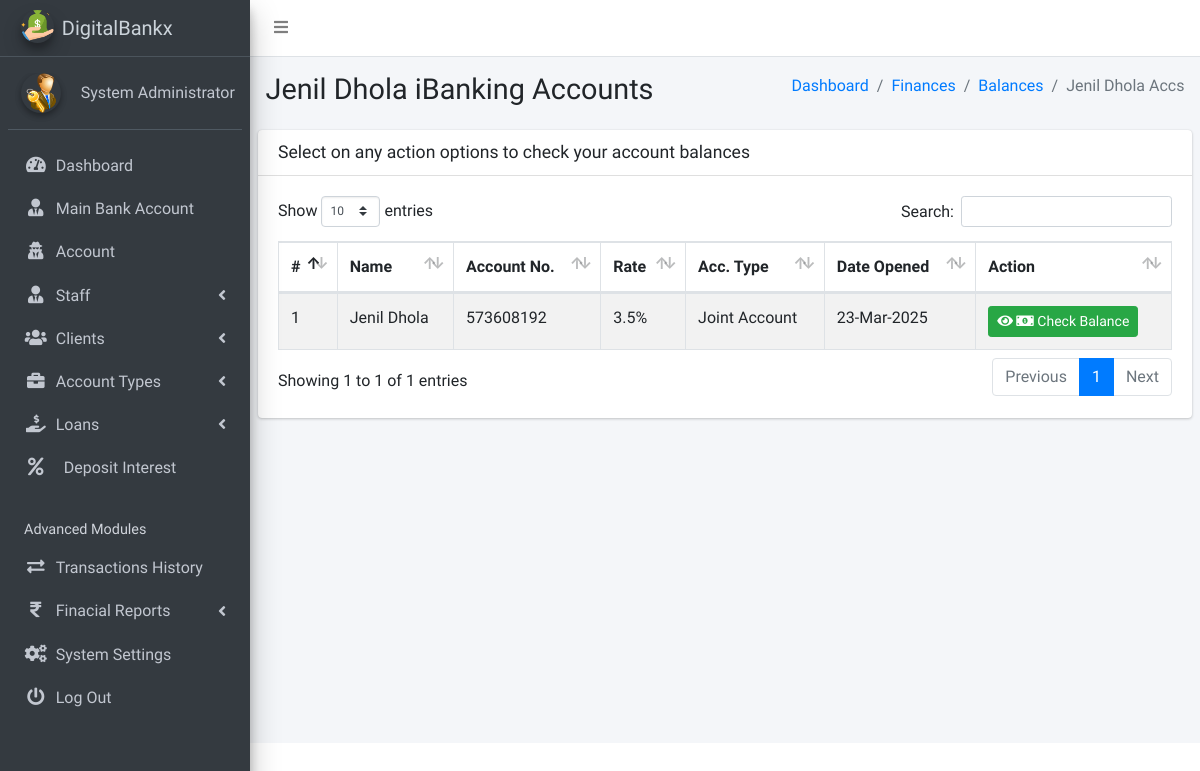
Before: /admin/pages_view_client_bank_acc.php?client_number=iBank-CLIENT-2438&client_id=11 (signed in) with the older database file.
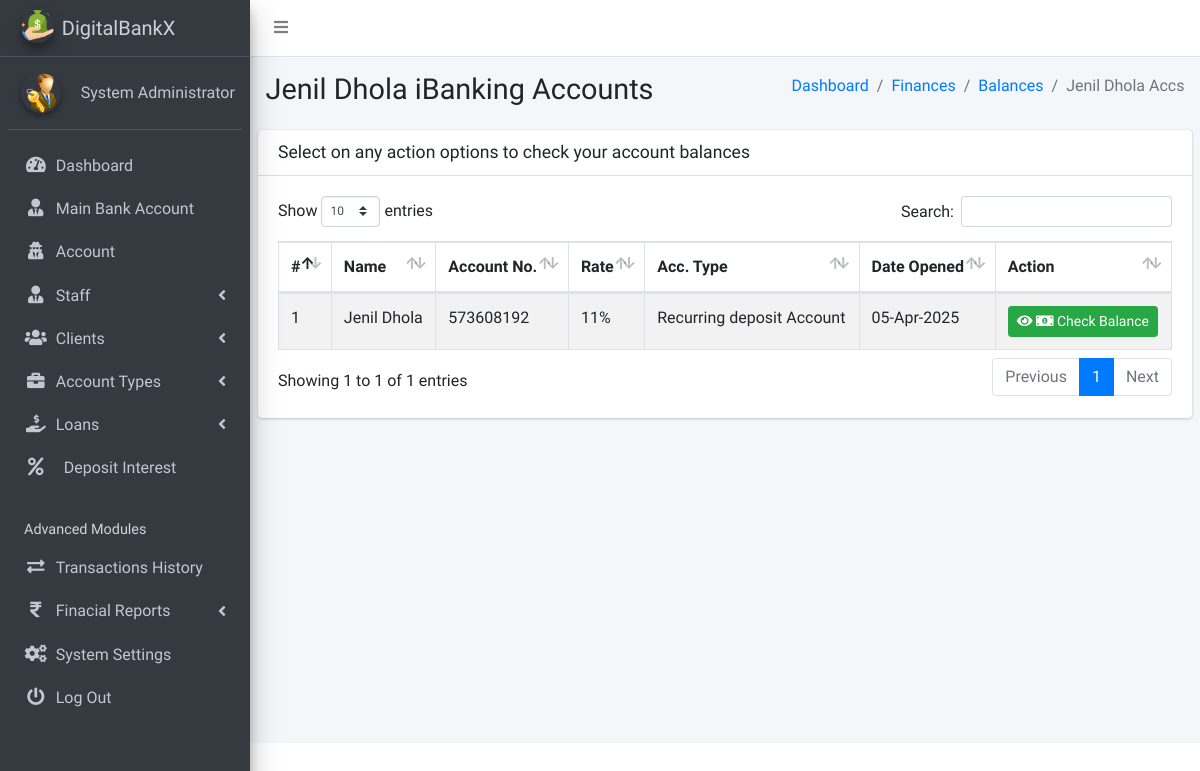
After: the same page with the newer database file.
### tables this page shows
CREATE TABLE `ib_systemsettings` (
  `id` int(20) NOT NULL,
  `sys_name` longtext NOT NULL,
  `sys_tagline` longtext NOT NULL,
  `sys_logo` varchar(200) NOT NULL,
  `is_active` tinyint(1) NOT NULL DEFAULT 1
);

CREATE TABLE `ib_admin` (
  `admin_id` int(11) NOT NULL,
  `name` varchar(200) NOT NULL,
  `email` varchar(200) NOT NULL,
  `number` varchar(200) NOT NULL,
  `password` varchar(200) NOT NULL,
  `profile_pic` varchar(200) NOT NULL,
  `is_active` tinyint(1) NOT NULL DEFAULT 1,
  `otp` varchar(6) DEFAULT NULL,
  `otp_expiry` datetime DEFAULT NULL
);

CREATE TABLE `ib_bankaccounts` (
  `account_id` int(20) NOT NULL,
  `acc_name` varchar(200) NOT NULL,
  `account_number` varchar(200) NOT NULL,
  `acc_type_id` int(11) DEFAULT NULL,
  `acc_amount` decimal(10,2) NOT NULL,
  `client_id` int(10) UNSIGNED DEFAULT NULL,
  `created_at` timestamp(6) NOT NULL DEFAULT current_timestamp(6) ON UPDATE current_timestamp(6),
  `is_active` tinyint(1) NOT NULL DEFAULT 1
);

CREATE TABLE `ib_clients` (
  `client_id` int(10) UNSIGNED NOT NULL,
  `name` varchar(200) NOT NULL,
  `phone` varchar(200) NOT NULL,
  `address` varchar(200) NOT NULL,
  `email` varchar(200) NOT NULL,
  `aadhar_number` varchar(12) NOT NULL,
  `pan_number` varchar(10) NOT NULL,
  `password` varchar(200) NOT NULL,
  `profile_pic` varchar(200) NOT NULL,
  `client_number` varchar(200) NOT NULL,
  `is_active` tinyint(1) NOT NULL DEFAULT 1,
  `otp` varchar(10) DEFAULT NULL,
  `otp_expiry` datetime DEFAULT NULL
);

CREATE TABLE `ib_acc_types` (
  `acctype_id` int(20) NOT NULL,
  `name` varchar(200) NOT NULL,
  `description` longtext NOT NULL,
  `rate` varchar(200) NOT NULL,
  `code` varchar(200) NOT NULL,
  `is_active` tinyint(1) NOT NULL DEFAULT 1,
  `min_balance` decimal(10,2) NOT NULL DEFAULT 0.00
);

### admin/pages_view_client_bank_acc.php (the view, shortened to what this page needs)
<?php
include('conf/checklogin.php');
?>
<!DOCTYPE html>
<html>
<?php include("dist/_partials/head.php"); ?>
<body class="hold-transition sidebar-mini layout-fixed layout-navbar-fixed">
    <div class="wrapper">
        <?php include("dist/_partials/nav.php"); ?>
        <?php include("dist/_partials/sidebar.php"); ?>
        <?php
        $client_id = $_GET['client_id'];
        $ret = "SELECT a.*, c.name
        FROM iB_bankAccounts a
        JOIN iB_clients c ON a.client_id = c.client_id
        WHERE a.client_id = ? ";
        $stmt = $mysqli->prepare($ret);
        $stmt->bind_param('i', $client_id);
        $stmt->execute();
        $res = $stmt->get_result();
        while ($row = $res->fetch_object()) {
        ?>
            <div class="content-wrapper">
                <section class="content-header">
                    <div class="container-fluid">
                        <div class="row mb-2">
                            <div class="col-sm-6">
                                <h1><?php echo $row->name; ?> iBanking Accounts</h1>
                            </div>
                            <div class="col-sm-6">
                                <ol class="breadcrumb float-sm-right">
                                    <li class="breadcrumb-item"><a href="pages_dashboard.php">Dashboard</a></li>
                                    <li class="breadcrumb-item"><a href="pages_balance_enquiries.php">Finances</a></li>
                                    <li class="breadcrumb-item"><a href="pages_balance_enquiries.php">Balances</a></li>
                                    <li class="breadcrumb-item active"><?php echo $row->name; ?> Accs</li>
                                </ol>
                            </div>
                        </div>
                    </div>
                </section>
                <section class="content">
                    <div class="row">
                        <div class="col-12">
                            <div class="card">
                                <div class="card-header">
                                    <h3 class="card-title">Select on any action options to check your account balances</h3>
                                </div>
                                <div class="card-body">
                                    <table id="example1" class="table table-hover table-bordered table-striped">
                                        <thead>
                                            <tr>
                                                <th>#</th>
                                                <th>Name</th>
                                                <th>Account No.</th>
                                                <th>Rate</th>
                                                <th>Acc. Type</th>
                                                <th>Date Opened</th>
                                                <th>Action</th>
                                            </tr>
                                        </thead>
                                        <tbody>
                                            <?php
                                            $client_id = $_GET['client_id'];
                                            $ret = "SELECT
    a.*,
    c.name AS client_name,
    at.name AS acc_type,  -- Fetch Account Type Name
    at.rate AS acc_rates  -- Fetch Interest Rate
FROM iB_bankAccounts a
JOIN iB_clients c ON a.client_id = c.client_id
JOIN ib_acc_types at ON a.acc_type_id = at.acctype_id  -- Join to get Account Type Name & Rate
WHERE a.client_id = ?";
                                            $stmt = $mysqli->prepare($ret);
                                            $stmt->bind_param('i', $client_id);
                                            $stmt->execute();
                                            $res = $stmt->get_result();
                                            $cnt = 1;
                                            while ($row = $res->fetch_object()) {
                                                $dateOpened = $row->created_at;
                                            ?>
                                                <tr>
                                                    <td><?php echo $cnt; ?></td>
                                                    <td><?php echo $row->acc_name; ?></td>
                                                    <td><?php echo $row->account_number; ?></td>
                                                    <td><?php echo $row->acc_rates; ?>%</td>
                                                    <td><?php echo $row->acc_type; ?></td>
                                                    <td><?php echo date("d-M-Y", strtotime($dateOpened)); ?></td>
                                                    <td>
                                                        <a class="btn btn-success btn-sm" href="pages_check_client_acc_balance.php?account_id=<?php echo $row->account_id; ?>&acccount_number=<?php echo $row->account_number; ?>">
                                                            <i class="fas fa-eye"></i>
                                                            <i class="fas fa-money-bill-alt"></i>
                                                            Check Balance
                                                        </a>
                                                    </td>
                                                </tr>
                                            <?php $cnt = $cnt + 1;
                                            } ?>
                                    </table>
                                </div>
                            </div>
                        </div>
                    </div>
                </section>
            </div>
        <?php } ?>
    </div>
</body>
</html>

### admin/dist/_partials/head.php (shortened to what this page needs)
<?php
$ret = "SELECT * FROM `iB_SystemSettings` ";
$stmt = $mysqli->prepare($ret);
$stmt->execute();
$res = $stmt->get_result();
while ($sys = $res->fetch_object()) {
?>
    <head>
        <link rel="stylesheet" href="plugins/overlayScrollbars/css/OverlayScrollbars.min.css">
        <link rel="stylesheet" href="plugins/fontawesome-free/css/all.min.css">
        <link rel="stylesheet" href="https://code.ionicframework.com/ionicons/2.0.1/css/ionicons.min.css">
        <link rel="stylesheet" href="plugins/icheck-bootstrap/icheck-bootstrap.min.css">
        <link rel="stylesheet" href="dist/css/adminlte.min.css">
        <link rel="stylesheet" href="plugins/datatables-bs4/css/dataTables.bootstrap4.css">
        <link rel="stylesheet" type="text/css" href="plugins/datatable/custom_dt_html5.css">
    </head>
<?php } ?>

### admin/dist/_partials/nav.php (shortened to what this page needs)
<nav class="main-header navbar navbar-expand navbar-white navbar-light">
    <ul class="navbar-nav">
        <li class="nav-item">
            <a class="nav-link" data-widget="pushmenu" href="#" role="button"><i class="fas fa-bars"></i></a>
        </li>
    </ul>
</nav>

### admin/dist/_partials/sidebar.php (shortened to what this page needs)
<aside class="main-sidebar sidebar-dark-primary elevation-4">
    <?php
    $admin_id = $_SESSION['admin_id'];
    $query = "SELECT * FROM iB_admin WHERE admin_id = ?";
    $stmt = $mysqli->prepare($query);
    $stmt->bind_param('i', $admin_id);
    $stmt->execute();
    $res = $stmt->get_result();
    while ($row = $res->fetch_object()) {
        $profile_picture = $row->profile_pic
            ? "<img src='../admin/dist/img/$row->profile_pic' class='img-fluid rounded-circle elevation-2' alt='User Image' style='width: 40px; height: 40px; object-fit: cover;'>"
            : "<img src='../admin/dist/img/user_icon.png' class='img-fluid rounded-circle elevation-2' alt='User Image' style='width: 40px; height: 40px; object-fit: cover;'>";
        $sys_query = "SELECT * FROM iB_SystemSettings";
        $stmt = $mysqli->prepare($sys_query);
        $stmt->execute();
        $sys_res = $stmt->get_result();
        while ($sys = $sys_res->fetch_object()) {
            ?>
            <a href="pages_dashboard.php" class="brand-link text-light">
                <img src="dist/img/<?php echo $sys->sys_logo; ?>" alt="Logo" class="brand-image img-circle elevation-3">
                <span class="brand-text font-weight-light"><?php echo $sys->sys_name; ?></span>
            </a>
            <div class="sidebar">
                <div class="user-panel mt-3 pb-3 mb-3 d-flex align-items-center">
                    <div class="image"><?php echo $profile_picture; ?></div>
                    <div class="info">
                        <a href="#" class="d-block"><?php echo $row->name; ?></a>
                    </div>
                </div>
                <nav class="mt-2">
                    <ul class="nav nav-pills nav-sidebar flex-column" data-widget="treeview" role="menu">
                        <li class="nav-item">
                            <a href="pages_dashboard.php" class="nav-link">
                                <i class="nav-icon fas fa-tachometer-alt"></i>
                                <p>Dashboard</p>
                            </a>
                        </li>
   <li class="nav-item">
            <a href="pages_bank_main_account.php" class="nav-link">
              <i class="nav-icon fas fa-user-tie"></i>
              <p>Main Bank Account</p>
            </a>
          </li>
                        <li class="nav-item">
                            <a href="pages_account.php" class="nav-link">
                                <i class="nav-icon fas fa-user-secret"></i>
                                <p>Account</p>
                            </a>
                        </li>
                        <li class="nav-item has-treeview">
                            <a href="#" class="nav-link">
                                <i class="nav-icon fas fa-user-tie"></i>
                                <p>Staff <i class="fas fa-angle-left right"></i></p>
                            </a>
                        </li>
                        <li class="nav-item has-treeview">
                            <a href="#" class="nav-link">
                                <i class="nav-icon fas fa-users"></i>
                                <p>Clients <i class="fas fa-angle-left right"></i></p>
                            </a>
                        </li>
                        <li class="nav-item has-treeview">
                            <a href="#" class="nav-link">
                                <i class="nav-icon fas fa-briefcase"></i>
                                <p>Account Types <i class="fas fa-angle-left right"></i></p>
                            </a>
                        </li>
                        <li class="nav-item has-treeview">
                            <a href="#" class="nav-link">
                                <i class="nav-icon fas fa-hand-holding-usd"></i>
                                <p>
                                    Loans
                                    <i class="fas fa-angle-left right"></i>
                                </p>
                            </a>
                        </li>
                        <li class="nav-item">
                            <a href="deposit_interest.php" class="nav-link">
                                <i class="nav-icon fas fa-percent"></i>
                                <p class="ml-2">Deposit Interest</p>
                            </a>
                        </li>
                        <li class="nav-header">Advanced Modules</li>
                        <li class="nav-item">
                            <a href="pages_transactions_engine.php" class="nav-link">
                                <i class="nav-icon fas fa-exchange-alt"></i>
                                <p>Transactions History</p>
                            </a>
                        </li>
                        <li class="nav-item has-treeview">
                            <a href="#" class="nav-link">
                                <i class="nav-icon fas fas fa-rupee-sign"></i>
                                <p>
                                    Finacial Reports
                                    <i class="fas fa-angle-left right"></i>
                                </p>
                            </a>
                        </li>
                        <li class="nav-item">
                            <a href="pages_system_settings.php" class="nav-link">
                                <i class="nav-icon fas fa-cogs"></i>
                                <p>System Settings</p>
                            </a>
                        </li>
                        <li class="nav-item">
                            <a href="pages_logout.php" class="nav-link">
                                <i class="nav-icon fas fa-power-off"></i>
                                <p>Log Out</p>
                            </a>
                        </li>
                    </ul>
                </nav>
            </div>
        </aside>
    <?php }
    } ?>

### admin/dist/_partials/sidebar.php (style rules this page uses)
.user-panel .info { text-align: left; }
.nav-sidebar .nav-item>a { text-align: left; padding-left: 10px; }
.user-panel .info { text-align: left; margin-left: 10px; }
.nav-sidebar .nav-item>a { text-align: left; padding-left: 15px; }

Changed rows visible on the page:
changed ib_systemsettings: sys_name "DigitalBankx" → "DigitalBankX"
changed ib_bankaccounts "Jenil Dhola": acc_type.rate "3.5" → "11"; acc_type.name "Joint Account" → "Recurring deposit Account"; created_at "23-Mar-2025" → "05-Apr-2025"
